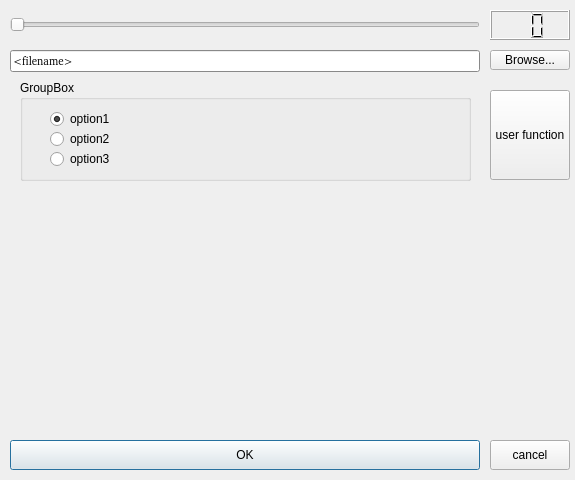
<?xml version="1.0" encoding="UTF-8"?>
<ui version="4.0">
 <class>win</class>
 <widget class="QDialog" name="win">
  <property name="enabled">
   <bool>true</bool>
  </property>
  <property name="geometry">
   <rect>
    <x>0</x>
    <y>0</y>
    <width>575</width>
    <height>480</height>
   </rect>
  </property>
  <property name="mouseTracking">
   <bool>false</bool>
  </property>
  <property name="focusPolicy">
   <enum>Qt::NoFocus</enum>
  </property>
  <property name="windowTitle">
   <string>MT/qt.h example</string>
  </property>
  <widget class="QSlider" name="Slider2">
   <property name="geometry">
    <rect>
     <x>10</x>
     <y>10</y>
     <width>470</width>
     <height>30</height>
    </rect>
   </property>
   <property name="orientation">
    <enum>Qt::Horizontal</enum>
   </property>
  </widget>
  <widget class="QLCDNumber" name="number">
   <property name="geometry">
    <rect>
     <x>490</x>
     <y>10</y>
     <width>80</width>
     <height>30</height>
    </rect>
   </property>
   <property name="frameShape">
    <enum>QFrame::Box</enum>
   </property>
   <property name="frameShadow">
    <enum>QFrame::Raised</enum>
   </property>
   <property name="numDigits">
    <number>2</number>
   </property>
  </widget>
  <widget class="QLineEdit" name="filename">
   <property name="enabled">
    <bool>false</bool>
   </property>
   <property name="geometry">
    <rect>
     <x>10</x>
     <y>50</y>
     <width>470</width>
     <height>22</height>
    </rect>
   </property>
   <property name="palette">
    <palette>
     <active>
      <colorrole role="WindowText">
       <brush brushstyle="SolidPattern">
        <color alpha="255">
         <red>0</red>
         <green>0</green>
         <blue>0</blue>
        </color>
       </brush>
      </colorrole>
      <colorrole role="Button">
       <brush brushstyle="SolidPattern">
        <color alpha="255">
         <red>192</red>
         <green>192</green>
         <blue>192</blue>
        </color>
       </brush>
      </colorrole>
      <colorrole role="Light">
       <brush brushstyle="SolidPattern">
        <color alpha="255">
         <red>255</red>
         <green>255</green>
         <blue>255</blue>
        </color>
       </brush>
      </colorrole>
      <colorrole role="Midlight">
       <brush brushstyle="SolidPattern">
        <color alpha="255">
         <red>223</red>
         <green>223</green>
         <blue>223</blue>
        </color>
       </brush>
      </colorrole>
      <colorrole role="Dark">
       <brush brushstyle="SolidPattern">
        <color alpha="255">
         <red>96</red>
         <green>96</green>
         <blue>96</blue>
        </color>
       </brush>
      </colorrole>
      <colorrole role="Mid">
       <brush brushstyle="SolidPattern">
        <color alpha="255">
         <red>128</red>
         <green>128</green>
         <blue>128</blue>
        </color>
       </brush>
      </colorrole>
      <colorrole role="Text">
       <brush brushstyle="SolidPattern">
        <color alpha="255">
         <red>0</red>
         <green>0</green>
         <blue>0</blue>
        </color>
       </brush>
      </colorrole>
      <colorrole role="BrightText">
       <brush brushstyle="SolidPattern">
        <color alpha="255">
         <red>255</red>
         <green>255</green>
         <blue>255</blue>
        </color>
       </brush>
      </colorrole>
      <colorrole role="ButtonText">
       <brush brushstyle="SolidPattern">
        <color alpha="255">
         <red>0</red>
         <green>0</green>
         <blue>0</blue>
        </color>
       </brush>
      </colorrole>
      <colorrole role="Base">
       <brush brushstyle="SolidPattern">
        <color alpha="255">
         <red>255</red>
         <green>255</green>
         <blue>255</blue>
        </color>
       </brush>
      </colorrole>
      <colorrole role="Window">
       <brush brushstyle="SolidPattern">
        <color alpha="255">
         <red>192</red>
         <green>192</green>
         <blue>192</blue>
        </color>
       </brush>
      </colorrole>
      <colorrole role="Shadow">
       <brush brushstyle="SolidPattern">
        <color alpha="255">
         <red>0</red>
         <green>0</green>
         <blue>0</blue>
        </color>
       </brush>
      </colorrole>
      <colorrole role="Highlight">
       <brush brushstyle="SolidPattern">
        <color alpha="255">
         <red>0</red>
         <green>0</green>
         <blue>128</blue>
        </color>
       </brush>
      </colorrole>
      <colorrole role="HighlightedText">
       <brush brushstyle="SolidPattern">
        <color alpha="255">
         <red>255</red>
         <green>255</green>
         <blue>255</blue>
        </color>
       </brush>
      </colorrole>
      <colorrole role="Link">
       <brush brushstyle="SolidPattern">
        <color alpha="255">
         <red>0</red>
         <green>0</green>
         <blue>0</blue>
        </color>
       </brush>
      </colorrole>
      <colorrole role="LinkVisited">
       <brush brushstyle="SolidPattern">
        <color alpha="255">
         <red>0</red>
         <green>0</green>
         <blue>0</blue>
        </color>
       </brush>
      </colorrole>
      <colorrole role="AlternateBase">
       <brush brushstyle="SolidPattern">
        <color alpha="255">
         <red>232</red>
         <green>232</green>
         <blue>232</blue>
        </color>
       </brush>
      </colorrole>
     </active>
     <inactive>
      <colorrole role="WindowText">
       <brush brushstyle="SolidPattern">
        <color alpha="255">
         <red>0</red>
         <green>0</green>
         <blue>0</blue>
        </color>
       </brush>
      </colorrole>
      <colorrole role="Button">
       <brush brushstyle="SolidPattern">
        <color alpha="255">
         <red>192</red>
         <green>192</green>
         <blue>192</blue>
        </color>
       </brush>
      </colorrole>
      <colorrole role="Light">
       <brush brushstyle="SolidPattern">
        <color alpha="255">
         <red>255</red>
         <green>255</green>
         <blue>255</blue>
        </color>
       </brush>
      </colorrole>
      <colorrole role="Midlight">
       <brush brushstyle="SolidPattern">
        <color alpha="255">
         <red>220</red>
         <green>220</green>
         <blue>220</blue>
        </color>
       </brush>
      </colorrole>
      <colorrole role="Dark">
       <brush brushstyle="SolidPattern">
        <color alpha="255">
         <red>96</red>
         <green>96</green>
         <blue>96</blue>
        </color>
       </brush>
      </colorrole>
      <colorrole role="Mid">
       <brush brushstyle="SolidPattern">
        <color alpha="255">
         <red>128</red>
         <green>128</green>
         <blue>128</blue>
        </color>
       </brush>
      </colorrole>
      <colorrole role="Text">
       <brush brushstyle="SolidPattern">
        <color alpha="255">
         <red>0</red>
         <green>0</green>
         <blue>0</blue>
        </color>
       </brush>
      </colorrole>
      <colorrole role="BrightText">
       <brush brushstyle="SolidPattern">
        <color alpha="255">
         <red>255</red>
         <green>255</green>
         <blue>255</blue>
        </color>
       </brush>
      </colorrole>
      <colorrole role="ButtonText">
       <brush brushstyle="SolidPattern">
        <color alpha="255">
         <red>0</red>
         <green>0</green>
         <blue>0</blue>
        </color>
       </brush>
      </colorrole>
      <colorrole role="Base">
       <brush brushstyle="SolidPattern">
        <color alpha="255">
         <red>255</red>
         <green>255</green>
         <blue>255</blue>
        </color>
       </brush>
      </colorrole>
      <colorrole role="Window">
       <brush brushstyle="SolidPattern">
        <color alpha="255">
         <red>192</red>
         <green>192</green>
         <blue>192</blue>
        </color>
       </brush>
      </colorrole>
      <colorrole role="Shadow">
       <brush brushstyle="SolidPattern">
        <color alpha="255">
         <red>0</red>
         <green>0</green>
         <blue>0</blue>
        </color>
       </brush>
      </colorrole>
      <colorrole role="Highlight">
       <brush brushstyle="SolidPattern">
        <color alpha="255">
         <red>0</red>
         <green>0</green>
         <blue>128</blue>
        </color>
       </brush>
      </colorrole>
      <colorrole role="HighlightedText">
       <brush brushstyle="SolidPattern">
        <color alpha="255">
         <red>255</red>
         <green>255</green>
         <blue>255</blue>
        </color>
       </brush>
      </colorrole>
      <colorrole role="Link">
       <brush brushstyle="SolidPattern">
        <color alpha="255">
         <red>0</red>
         <green>0</green>
         <blue>0</blue>
        </color>
       </brush>
      </colorrole>
      <colorrole role="LinkVisited">
       <brush brushstyle="SolidPattern">
        <color alpha="255">
         <red>0</red>
         <green>0</green>
         <blue>0</blue>
        </color>
       </brush>
      </colorrole>
      <colorrole role="AlternateBase">
       <brush brushstyle="SolidPattern">
        <color alpha="255">
         <red>232</red>
         <green>232</green>
         <blue>232</blue>
        </color>
       </brush>
      </colorrole>
     </inactive>
     <disabled>
      <colorrole role="WindowText">
       <brush brushstyle="SolidPattern">
        <color alpha="255">
         <red>128</red>
         <green>128</green>
         <blue>128</blue>
        </color>
       </brush>
      </colorrole>
      <colorrole role="Button">
       <brush brushstyle="SolidPattern">
        <color alpha="255">
         <red>192</red>
         <green>192</green>
         <blue>192</blue>
        </color>
       </brush>
      </colorrole>
      <colorrole role="Light">
       <brush brushstyle="SolidPattern">
        <color alpha="255">
         <red>255</red>
         <green>255</green>
         <blue>255</blue>
        </color>
       </brush>
      </colorrole>
      <colorrole role="Midlight">
       <brush brushstyle="SolidPattern">
        <color alpha="255">
         <red>220</red>
         <green>220</green>
         <blue>220</blue>
        </color>
       </brush>
      </colorrole>
      <colorrole role="Dark">
       <brush brushstyle="SolidPattern">
        <color alpha="255">
         <red>96</red>
         <green>96</green>
         <blue>96</blue>
        </color>
       </brush>
      </colorrole>
      <colorrole role="Mid">
       <brush brushstyle="SolidPattern">
        <color alpha="255">
         <red>128</red>
         <green>128</green>
         <blue>128</blue>
        </color>
       </brush>
      </colorrole>
      <colorrole role="Text">
       <brush brushstyle="SolidPattern">
        <color alpha="255">
         <red>0</red>
         <green>0</green>
         <blue>0</blue>
        </color>
       </brush>
      </colorrole>
      <colorrole role="BrightText">
       <brush brushstyle="SolidPattern">
        <color alpha="255">
         <red>255</red>
         <green>255</green>
         <blue>255</blue>
        </color>
       </brush>
      </colorrole>
      <colorrole role="ButtonText">
       <brush brushstyle="SolidPattern">
        <color alpha="255">
         <red>128</red>
         <green>128</green>
         <blue>128</blue>
        </color>
       </brush>
      </colorrole>
      <colorrole role="Base">
       <brush brushstyle="SolidPattern">
        <color alpha="255">
         <red>255</red>
         <green>255</green>
         <blue>255</blue>
        </color>
       </brush>
      </colorrole>
      <colorrole role="Window">
       <brush brushstyle="SolidPattern">
        <color alpha="255">
         <red>192</red>
         <green>192</green>
         <blue>192</blue>
        </color>
       </brush>
      </colorrole>
      <colorrole role="Shadow">
       <brush brushstyle="SolidPattern">
        <color alpha="255">
         <red>0</red>
         <green>0</green>
         <blue>0</blue>
        </color>
       </brush>
      </colorrole>
      <colorrole role="Highlight">
       <brush brushstyle="SolidPattern">
        <color alpha="255">
         <red>0</red>
         <green>0</green>
         <blue>128</blue>
        </color>
       </brush>
      </colorrole>
      <colorrole role="HighlightedText">
       <brush brushstyle="SolidPattern">
        <color alpha="255">
         <red>255</red>
         <green>255</green>
         <blue>255</blue>
        </color>
       </brush>
      </colorrole>
      <colorrole role="Link">
       <brush brushstyle="SolidPattern">
        <color alpha="255">
         <red>0</red>
         <green>0</green>
         <blue>0</blue>
        </color>
       </brush>
      </colorrole>
      <colorrole role="LinkVisited">
       <brush brushstyle="SolidPattern">
        <color alpha="255">
         <red>0</red>
         <green>0</green>
         <blue>0</blue>
        </color>
       </brush>
      </colorrole>
      <colorrole role="AlternateBase">
       <brush brushstyle="SolidPattern">
        <color alpha="255">
         <red>232</red>
         <green>232</green>
         <blue>232</blue>
        </color>
       </brush>
      </colorrole>
     </disabled>
    </palette>
   </property>
   <property name="font">
    <font>
     <family>@Arial Unicode MS</family>
     <pointsize>8</pointsize>
     <weight>50</weight>
     <italic>false</italic>
     <bold>false</bold>
     <underline>false</underline>
     <strikeout>false</strikeout>
    </font>
   </property>
   <property name="focusPolicy">
    <enum>Qt::NoFocus</enum>
   </property>
   <property name="toolTip">
    <string>filename</string>
   </property>
   <property name="text">
    <string>&lt;filename&gt;</string>
   </property>
  </widget>
  <widget class="QGroupBox" name="group">
   <property name="geometry">
    <rect>
     <x>20</x>
     <y>80</y>
     <width>451</width>
     <height>101</height>
    </rect>
   </property>
   <property name="title">
    <string>GroupBox</string>
   </property>
   <widget class="QRadioButton" name="op2">
    <property name="geometry">
     <rect>
      <x>30</x>
      <y>50</y>
      <width>83</width>
      <height>18</height>
     </rect>
    </property>
    <property name="text">
     <string>option2</string>
    </property>
   </widget>
   <widget class="QRadioButton" name="op3">
    <property name="geometry">
     <rect>
      <x>30</x>
      <y>70</y>
      <width>83</width>
      <height>18</height>
     </rect>
    </property>
    <property name="text">
     <string>option3</string>
    </property>
   </widget>
   <widget class="QRadioButton" name="op1">
    <property name="geometry">
     <rect>
      <x>30</x>
      <y>30</y>
      <width>83</width>
      <height>18</height>
     </rect>
    </property>
    <property name="text">
     <string>option1</string>
    </property>
    <property name="checked">
     <bool>true</bool>
    </property>
   </widget>
  </widget>
  <widget class="QPushButton" name="cancelB">
   <property name="geometry">
    <rect>
     <x>490</x>
     <y>440</y>
     <width>80</width>
     <height>30</height>
    </rect>
   </property>
   <property name="text">
    <string>cancel</string>
   </property>
  </widget>
  <widget class="QPushButton" name="okB">
   <property name="geometry">
    <rect>
     <x>10</x>
     <y>440</y>
     <width>470</width>
     <height>30</height>
    </rect>
   </property>
   <property name="text">
    <string>OK</string>
   </property>
   <property name="autoDefault">
    <bool>false</bool>
   </property>
   <property name="default">
    <bool>true</bool>
   </property>
  </widget>
  <widget class="QPushButton" name="browseB">
   <property name="geometry">
    <rect>
     <x>490</x>
     <y>50</y>
     <width>80</width>
     <height>20</height>
    </rect>
   </property>
   <property name="text">
    <string>Browse...</string>
   </property>
   <property name="autoDefault">
    <bool>true</bool>
   </property>
  </widget>
  <widget class="QPushButton" name="userB">
   <property name="geometry">
    <rect>
     <x>490</x>
     <y>90</y>
     <width>80</width>
     <height>90</height>
    </rect>
   </property>
   <property name="text">
    <string>user function</string>
   </property>
  </widget>
  <widget class="sOpenGL" name="glview" native="true">
   <property name="geometry">
    <rect>
     <x>130</x>
     <y>230</y>
     <width>231</width>
     <height>161</height>
    </rect>
   </property>
  </widget>
  <action name="actionRead">
   <property name="text">
    <string>read</string>
   </property>
  </action>
 </widget>
 <layoutdefault spacing="6" margin="11"/>
 <customwidgets>
  <customwidget>
   <class>sOpenGL</class>
   <extends>QWidget</extends>
   <header>MT/opengl_qt.h</header>
   <container>1</container>
  </customwidget>
 </customwidgets>
 <tabstops>
  <tabstop>Slider2</tabstop>
  <tabstop>browseB</tabstop>
  <tabstop>okB</tabstop>
  <tabstop>cancelB</tabstop>
  <tabstop>filename</tabstop>
 </tabstops>
 <resources/>
 <connections>
  <connection>
   <sender>Slider2</sender>
   <signal>sliderMoved(int)</signal>
   <receiver>number</receiver>
   <slot>display(int)</slot>
   <hints>
    <hint type="sourcelabel">
     <x>337</x>
     <y>25</y>
    </hint>
    <hint type="destinationlabel">
     <x>527</x>
     <y>31</y>
    </hint>
   </hints>
  </connection>
 </connections>
</ui>
